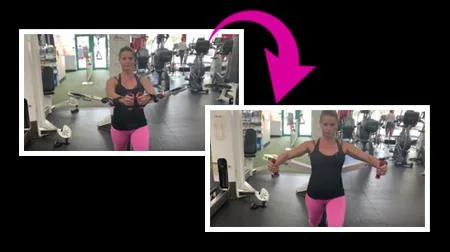
#> input picture images/1cfPOgUUZ5E-pdf.webp, 450 x 252 px; its folder holds only this picture in this run
$ python split_photos.py
#> lines starting #> are read from the running program, lines starting #| are printed output that depends on the picture; after the words box and inside, x2 and y2 are one past the last pixel; in counts of white or black regions, pixels touching at a corner belong together
"""Split the PDF composite photos (start photo top-left, end photo bottom-right, pink arrow) into
images/<id>-start.webp and images/<id>-end.webp, so the player can show a clean Start / End pair."""
import glob, os
import numpy as np
from PIL import Image

ROOT = os.path.dirname(os.path.dirname(os.path.abspath(__file__)))
IMAGES = os.path.join(ROOT, "images")


def groups(idx):
    out = []
    for i in idx:
        if out and i - out[-1][-1] <= 1: out[-1].append(i)
        else: out.append([i])
    return out


def split(path):
#> called with path = 'images/1cfPOgUUZ5E-pdf.webp'
    im = Image.open(path).convert("RGB")
#> im is the input picture: PIL image 450x252 RGB; mean R, G, B 75.3, 67.9, 70.3
    if im.size != (450, 252): return False
    a = np.array(im).astype(int); white = a.min(axis=2) > 225
#> after `white = a.min(axis=2) > 225`:
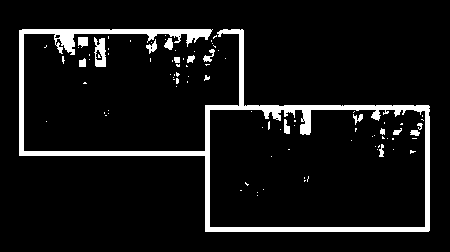
#> white: shape (252, 450) bool; 7.7% white; 93 white regions (76 under 20 px), largest, box (x1, y1, x2, y2) and area: (19, 29, 430, 232) 7429, (94, 37, 106, 67) 245, (78, 37, 88, 48) 90
    cg = groups([i for i, v in enumerate(white.mean(axis=0)) if v > 0.45])
#> the loop in groups, `for i in idx:` made 15 passes
#> i on passes 1 to 12: 19, 20, 21, 22, 23, 205, 206, 207, 208, 209, 425, 426
#> after the loop in groups, `for i in idx:`: out = [[19, 20, 21, 22, 23], [205, 206, 207, 208, 209], [425, 426, 427, 428, 429]]
#> cg has the same summary as out in groups
    rg = groups([i for i, v in enumerate(white.mean(axis=1)) if v > 0.45])
#> the loop in groups (call 2), `for i in idx:` made 17 passes
#> i on passes 1 to 12: 29, 30, 31, 32, 33, 105, 106, 107, 108, 109, 151, 152
#> rg = [[29, 30, 31, 32, 33], [105, 106, 107, 108, 109], [151, 152], [227, 228, 229, 230, 231]]
    if len(cg) < 3 or len(rg) < 3: return False
    sl, st = cg[0][-1] + 1, rg[0][-1] + 1
#> sl = 24; st = 34
    el, et, er, eb = cg[1][-1] + 1, rg[1][-1] + 1, cg[-1][0] - 1, rg[-1][0] - 1
#> el = 210; et = 110; er = 424; eb = 226
    sb = (rg[2][0] - 1) if len(rg) >= 4 else st + 117
#> sb = 150
    start = im.crop((sl, st, el - 2, sb)); end = im.crop((el, et, er, eb))
#> after `start = im.crop((sl, st, el - 2, sb))`:
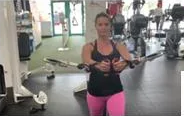
#> start: PIL image 184x116 RGB; mean R, G, B 136.9, 131.4, 128.9
#> after `end = im.crop((el, et, er, eb))`:
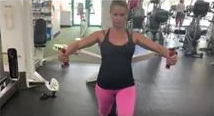
#> end: PIL image 214x116 RGB; mean R, G, B 128.4, 121.4, 119.3
    base = path[:-len("-pdf.webp")]
    start.save(base + "-start.webp", "WEBP", quality=86); end.save(base + "-end.webp", "WEBP", quality=86)
    return True


if __name__ == "__main__":
    n = 0
    for f in sorted(glob.glob(os.path.join(IMAGES, "*-pdf.webp"))):
        if split(f): n += 1
    print("split", n)

$ run again, on images/9Bp0ZCxhwLQ-pdf.webp
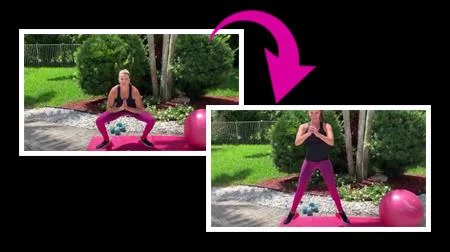
#> input picture images/9Bp0ZCxhwLQ-pdf.webp, 450 x 252 px
#> in split, im is the input picture: PIL image 450x252 RGB; mean R, G, B 63.2, 54.8, 50.8
#> in split, `white = a.min(axis=2) > 225`:
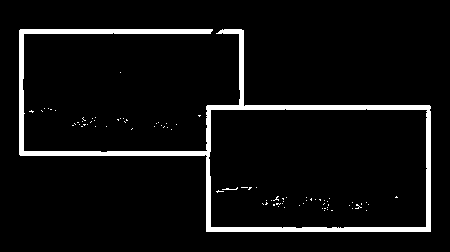
#> white: shape (252, 450) bool; 5.7% white; 84 white regions (82 under 20 px), largest, box (x1, y1, x2, y2) and area: (19, 29, 431, 232) 6287, (222, 187, 238, 190) 21
#> the loop in groups, `for i in idx:` made 14 passes
#> i on passes 1 to 8: 19, 20, 21, 22, 23, 206, 207, 208
#> after the loop in groups, `for i in idx:`: out = [[19, 20, 21, 22, 23], [206, 207, 208, 209], [426, 427, 428, 429, 430]]
#> cg has the same summary as out in groups
#> the loop in groups (call 2), `for i in idx:` made 15 passes
#> i on passes 1 to 8: 29, 30, 31, 32, 33, 105, 106, 107
#> rg = [[29, 30, 31, 32, 33], [105, 106, 107, 108, 109], [227, 228, 229, 230, 231]]
#> sl = 24; st = 34
#> el = 210; et = 110; er = 425; eb = 226
#> sb = 151
#> in split, `end = im.crop((el, et, er, eb))`:
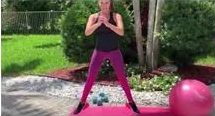
#> end: PIL image 215x116 RGB; mean R, G, B 107.9, 97.5, 82.8

$ run again, on images/9nemn317XXE-pdf.webp
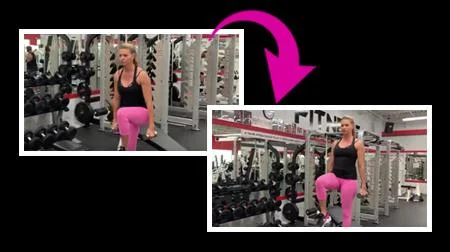
#> input picture images/9nemn317XXE-pdf.webp, 450 x 252 px
#> in split, im is the input picture: PIL image 450x252 RGB; mean R, G, B 67, 56.1, 58.1
#> in split, `white = a.min(axis=2) > 225`:
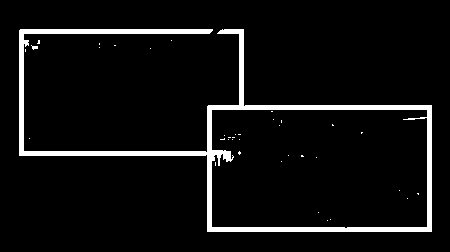
#> white: shape (252, 450) bool; 5.9% white; 37 white regions (35 under 20 px), largest, box (x1, y1, x2, y2) and area: (19, 29, 432, 232) 6630, (31, 45, 38, 50) 20
#> the loop in groups, `for i in idx:` made 15 passes
#> i on passes 1 to 8: 19, 20, 21, 22, 23, 207, 208, 209
#> after the loop in groups, `for i in idx:`: out = [[19, 20, 21, 22, 23], [207, 208, 209, 210, 211], [427, 428, 429, 430, 431]]
#> cg has the same summary as out in groups
#> the loop in groups (call 2), `for i in idx:` made 20 passes
#> i on passes 1 to 8: 29, 30, 31, 32, 33, 105, 106, 107
#> rg = [[29, 30, 31, 32, 33], [105, 106, 107, 108, 109], [151, 152, 153, 154, 155], [227, 228, 229, 230, 231]]
#> sl = 24; st = 34
#> el = 212; et = 110; er = 426; eb = 226
#> sb = 150
#> in split, `end = im.crop((el, et, er, eb))`:
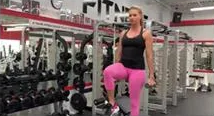
#> end: PIL image 214x116 RGB; mean R, G, B 117, 101.1, 99

$ run again, on images/A8NVLMYs7Zg-pdf.webp
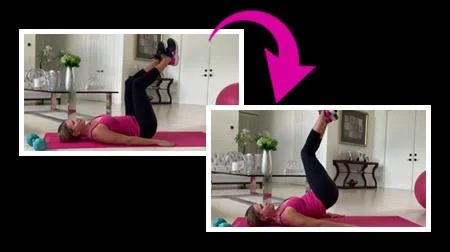
#> input picture images/A8NVLMYs7Zg-pdf.webp, 450 x 252 px
#> in split, im is the input picture: PIL image 450x252 RGB; mean R, G, B 81.2, 69.4, 71.4
#> in split, `white = a.min(axis=2) > 225`:
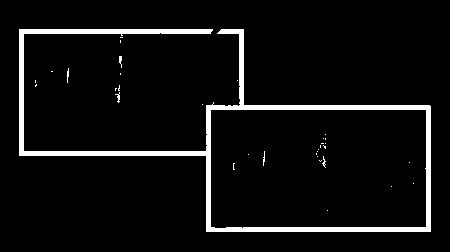
#> white: shape (252, 450) bool; 5.8% white; 34 white regions (30 under 20 px), largest, box (x1, y1, x2, y2) and area: (19, 29, 431, 232) 6365, (119, 56, 122, 68) 24, (115, 92, 120, 103) 23, (67, 68, 69, 83) 21
#> the loop in groups, `for i in idx:` made 15 passes
#> i on passes 1 to 8: 19, 20, 21, 22, 23, 206, 207, 208
#> after the loop in groups, `for i in idx:`: out = [[19, 20, 21, 22, 23], [206, 207, 208, 209, 210], [426, 427, 428, 429, 430]]
#> cg has the same summary as out in groups
#> the loop in groups (call 2), `for i in idx:` made 15 passes
#> i on passes 1 to 8: 29, 30, 31, 32, 33, 105, 106, 107
#> rg = [[29, 30, 31, 32, 33], [105, 106, 107, 108, 109], [227, 228, 229, 230, 231]]
#> sl = 24; st = 34
#> el = 211; et = 110; er = 425; eb = 226
#> sb = 151
#> in split, `end = im.crop((el, et, er, eb))`:
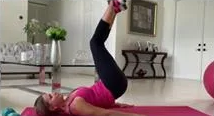
#> end: PIL image 214x116 RGB; mean R, G, B 142.1, 127.3, 122.9

$ run again, on images/1iFkUoBaxuc-pdf.webp
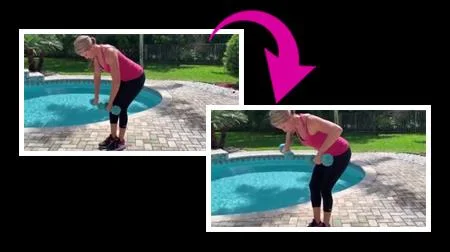
#> input picture images/1iFkUoBaxuc-pdf.webp, 450 x 252 px
#> in split, im is the input picture: PIL image 450x252 RGB; mean R, G, B 64.9, 67.4, 68.6
#> in split, `white = a.min(axis=2) > 225`:
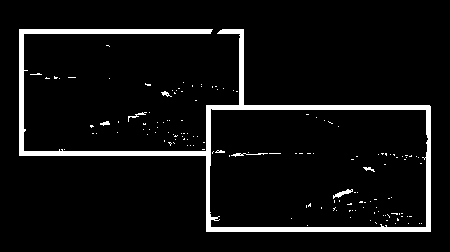
#> white: shape (252, 450) bool; 6.2% white; 143 white regions (135 under 20 px), largest, box (x1, y1, x2, y2) and area: (19, 29, 431, 232) 6368, (333, 189, 353, 199) 74, (231, 153, 268, 157) 57
#> the loop in groups, `for i in idx:` made 13 passes
#> i on passes 1 to 8: 19, 20, 21, 22, 23, 206, 207, 208
#> after the loop in groups, `for i in idx:`: out = [[19, 20, 21, 22, 23], [206, 207, 208, 209], [427, 428, 429, 430]]
#> cg has the same summary as out in groups
#> the loop in groups (call 2), `for i in idx:` made 20 passes
#> i on passes 1 to 8: 29, 30, 31, 32, 33, 105, 106, 107
#> rg = [[29, 30, 31, 32, 33], [105, 106, 107, 108, 109], [151, 152, 153, 154, 155], [227, 228, 229, 230, 231]]
#> sl = 24; st = 34
#> el = 210; et = 110; er = 426; eb = 226
#> sb = 150
#> in split, `end = im.crop((el, et, er, eb))`:
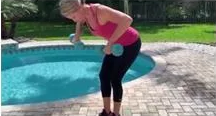
#> end: PIL image 216x116 RGB; mean R, G, B 107.3, 126.3, 122.7
